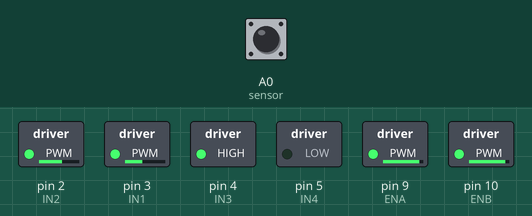
Recording of a sketch running on a simulated Arduino Uno, built with avr-gcc and run on an emulated ATmega328P. Shown: switched loads named in the sketch (green lamp = pin HIGH). Dashed ring = blinking. The inputs (shaded band) are chosen by the test bench; at power-on: A0 (sensor) LOW.

Above: at 1.2 s.
1.3 s: A0 (sensor) driven HIGH
At 2.5 s:
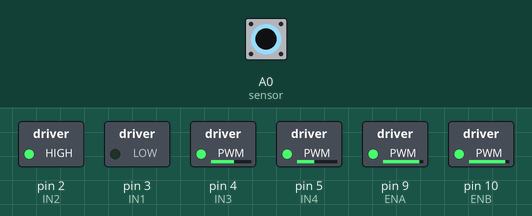
2.8 s: A0 (sensor) driven LOW
At 4.0 s:
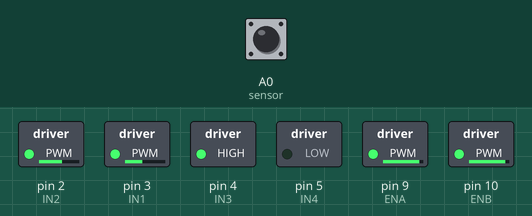
4.3 s: A0 (sensor) pulsed HIGH 2 times (0.12 s each, 0.3 s apart)
At 4.56 s:
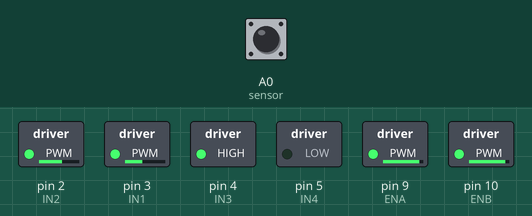
7.3 s: A0 (sensor) pulsed HIGH 5 times (0.12 s each, 0.3 s apart)
Timing chart, 0 to 10.3 s (numbered marks = the images above; inputs shaded):
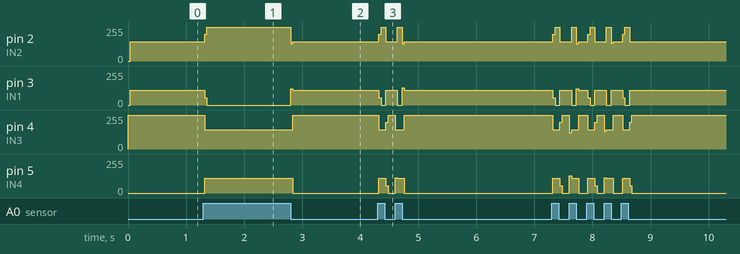

Measured:
- after the input at 1.3 s, pin 2 (IN2): 146/255 → 255/255 at once; pin 3 (IN1): 109/255 → 0/255 at once; pin 4 (IN3): 255/255 → 146/255 at once; pin 5 (IN4): 0/255 → 109/255 at once
- after the input at 2.8 s, pin 2 (IN2): 255/255 → 146/255 at once; pin 3 (IN1): 0/255 → 109/255 at once; pin 4 (IN3): 146/255 → 255/255 at once; pin 5 (IN4): 109/255 → 0/255 at once
- after the input at 4.3 s, pin 2 (IN2): alternates 255/255 for 0.10 s and 146/255 for 0.20 s, 4 changes in all, then stays 146/255, starting at once; pin 3 (IN1): alternates 109/255 for 0.20 s and 0/255 for 0.10 s, 4 changes in all, then stays 109/255, starting at once

The sketch:

line_follower_1_sensor.ino
```cpp
int sensor = A0;

//left motors
int ENB = 10;
int IN4 = 5;
int IN3 = 4;

//right motors
int ENA = 9;
int IN2 = 2;
int IN1 = 3;


void setup() {
  // put your setup code here, to run once:
  pinMode(ENB, OUTPUT);
  pinMode(ENA, OUTPUT);
  pinMode(IN1, OUTPUT);
  pinMode(IN2, OUTPUT);
  pinMode(IN3, OUTPUT);
  pinMode(IN4, OUTPUT);

  analogWrite(ENA, 230);
  analogWrite(ENB, 230);
}

void loop() {
  // put your main code here, to run repeatedly:
  if(digitalRead(sensor)){
    goLeft();
  }
  else{
    goRight();
  }

  goForward();

}

void goForward(){

  digitalWrite(IN4,0);
  digitalWrite(IN3,1);

  digitalWrite(IN1,0);
  digitalWrite(IN2,1);
}

void goRight(){
  digitalWrite(IN4,0);
  digitalWrite(IN3,1);

  digitalWrite(IN1,1);
  digitalWrite(IN2,0);
}


void goLeft(){
  digitalWrite(IN4,1);
  digitalWrite(IN3,0);

  digitalWrite(IN1,0);
  digitalWrite(IN2,1);
}
```
